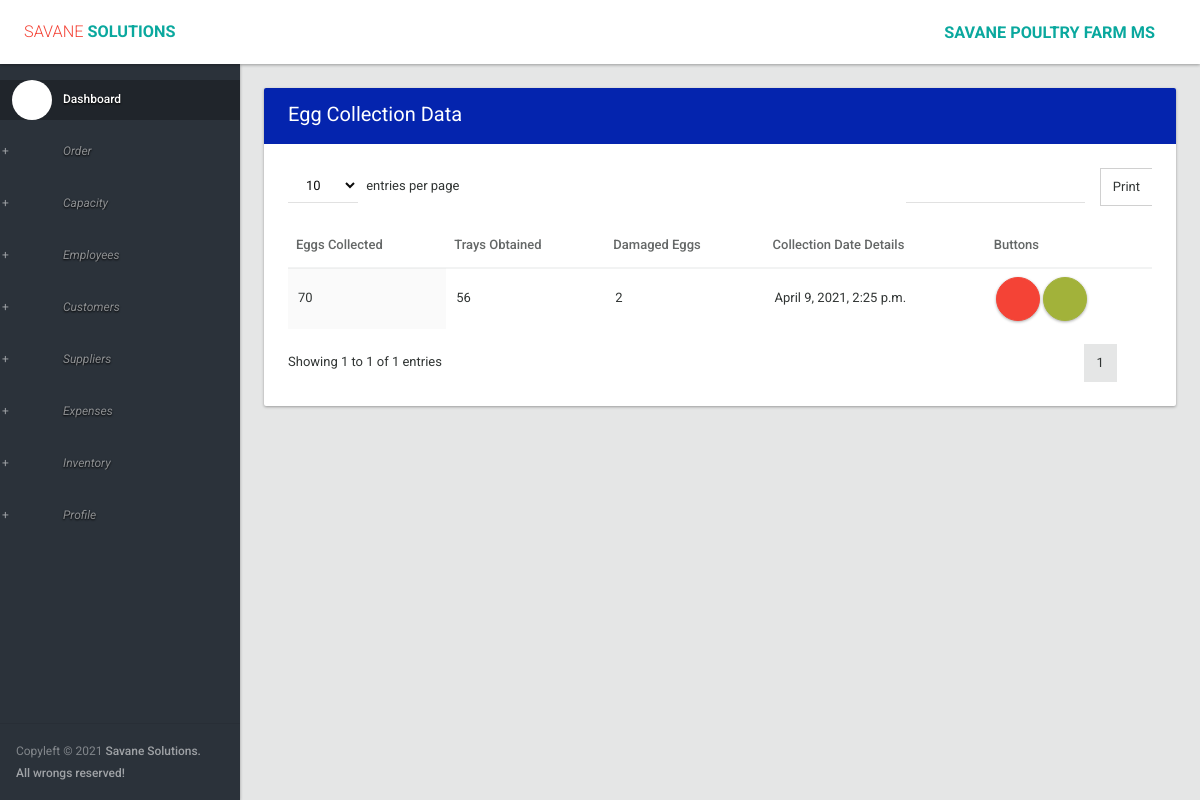
The page /collect (signed in) on the database its author committed.
### orders/models.py (models this page shows)
class Collected(models.Model):
    eggs = models.IntegerField()
    trays = models.CharField(max_length=50)
    damaged = models.IntegerField()
    Date = models.DateTimeField(default=timezone.now)

### orders/views.py (the view)
# urls.py: url(r'^collect$', my_order.collections, name='collections'),
@login_required
def collections(request):
    collecteds = Collected.objects.all()
    return render(request, 'collections.html', {'collecteds': collecteds})

### orders/templates/collections.html (shortened to what this page needs)
{% extends 'layout.html' %}
{% load i18n %}
{% block body %}
                <section>
                    <div class="section-body">
                        <div class="row">
                            <div class="col-lg-12">
                                <div class="card">
                                    <div class="card-head style-primary">
                                        <header>{% trans "Egg Collection Data" %}</header>
                                        <div class="tools">
                                            <a class="btn btn-icon-toggle btn-collapse"><i class="fa fa-angle-down"></i></a>
                                            <a class="btn btn-icon-toggle btn-close"><i class="md md-close"></i></a>
                                        </div>
                                    </div>
                                    <div class="card-body">
                                        <div class="table-responsive">
                                            <table id="datatable3" class="table order-column hover">
                                                <thead>
                                                    <tr>
                                                        <th>{% trans "Eggs Collected" %}</th>
                                                        <th>{% trans "Trays Obtained" %}</th>
                                                        <th>{% trans "Damaged Eggs" %}</th>
                                                        <th>{% trans "Collection Date Details" %}</th>
                                                        <th width="150px">Buttons</th>
                                                    </tr>
                                                </thead>
                                                <tbody>
                                                    {% for collected in collecteds %}
                                                        <tr class="gradeX">
                                                            <td>{{ collected.eggs }}</td>
                                                            <td>{{ collected.trays }}</td>
                                                            <td>{{ collected.damaged }}</td>
                                                            <td>{{ collected.Date }}</td>
                                                            <td>
                                                                 <a href="{% url 'delete' collected.id %}" class="btn ink-reaction btn-floating-action btn-danger" onclick="return confirm('Are you sure you want to delete this?')"><i class="md md-delete"></i> </a>
                                                                <a href="{% url 'show' collected.id %}" class="btn ink-reaction btn-floating-action btn-primary"><i class="md md-print"></i> </a>
                                                            </td>
                                                        </tr>
                                                    {% endfor %}
                                                </tbody>
                                            </table>
                                        </div>
                                    </div>
                                </div>
                            </div>
                        </div>
                    </div>
                </section>
{% endblock %}

### rows shown on the page
Collected: eggs "70", trays "56", damaged "2", Date "April 9, 2021, 2:25 p.m."
